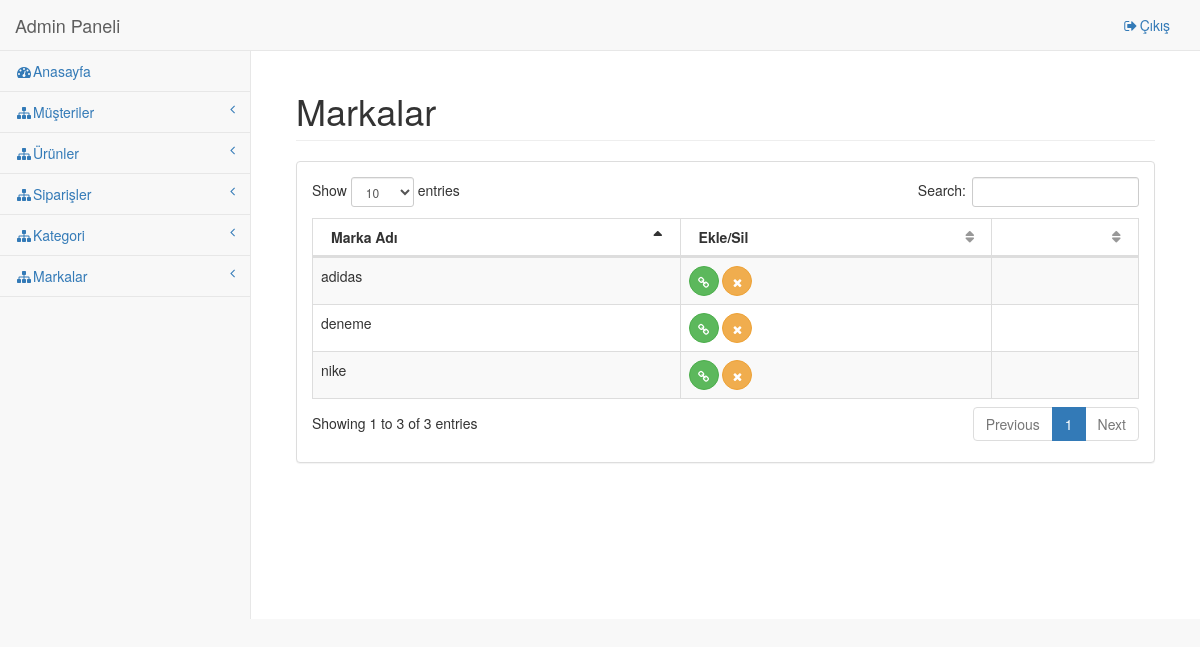
The app's page /adminpanel/page/brand/list, older data.
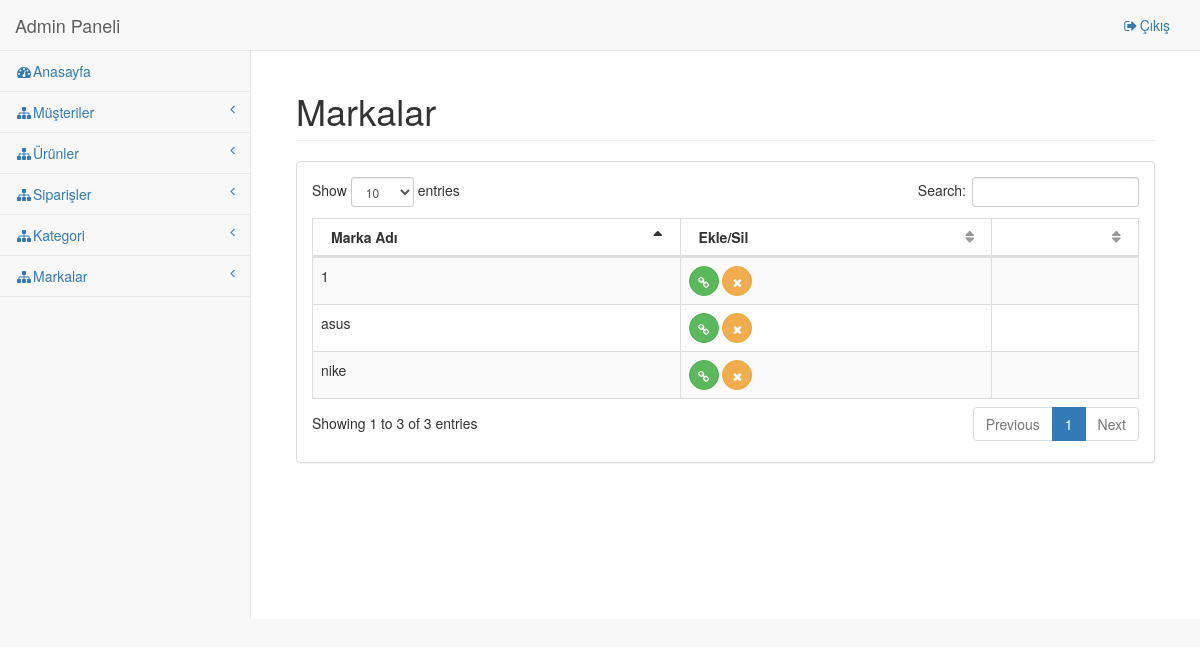
The same page, newer data.
### tables this page shows
CREATE TABLE `brands` (
  `id` int(11) NOT NULL,
  `name` varchar(10) DEFAULT NULL,
  `category_id` int(11) DEFAULT NULL
);

### application/controllers/Adminpanel.php (called while the page is built, shortened)
<?php
class AdminPanel extends CI_Controller {
	function __construct(){
		$this->load->database();
	}
	function page($folder, $file){
		$data['admins'] = $this->db->get('admin')->result();
		$data['customers'] = $this->db->get('users')->result();
		$data['products'] = $this->db->query("select product.id as id,detail,product.name as name, product.price as price, brands.name as brand,categories.name as category from product inner join brands on product.brand_id=brands.id inner join categories on categories.id=product.category_id")->result();
		$data['orders'] = $this->db->get('orders')->result();
		$data['categories'] = $this->db->get('categories')->result();
		$data['brands'] = $this->db->get('brands')->result();
		$this->load->view('panel/'.$folder.'/'.$file, $data);
	}
}

### index.php (called while the page is built, shortened)
<?php
require_once BASEPATH.'core/CodeIgniter.php';

### application/views/panel/brand/list.php (the view, shortened to what this page needs)
 <link href="<?=site_url('vendor/bootstrap/css/bootstrap.min.css')?>" rel="stylesheet">
    <link href="<?=site_url('vendor/metisMenu/metisMenu.min.css')?>" rel="stylesheet">
    <link href="<?=site_url('vendor/datatables-plugins/dataTables.bootstrap.css')?>" rel="stylesheet">
    <link href="<?=site_url('vendor/datatables-responsive/dataTables.responsive.css')?>" rel="stylesheet">
    <link href="<?=site_url('dist/css/sb-admin-2.css')?>" rel="stylesheet">
  <link href="<?=site_url('vendor/font-awesome/css/font-awesome.min.css')?>" rel="stylesheet" type="text/css">
       <div class="row">
                    <div class="col-lg-12">
                        <h1 class="page-header">Markalar</h1>
                    </div>
                </div>
                <div class="row">
                <div class="col-lg-12">
                    <div class="panel panel-default">
                        <div class="panel-body">
                            <table width="100%" class="table table-striped table-bordered table-hover" id="dataTables-example">
                                <thead>
                                    <tr>
                                        <th>Marka Adı</th>
                                        <th>Ekle/Sil<th>
                                    </tr>
                                </thead>
                                <tbody>
                                    <?php foreach ($brands as $brand):?>
                                    <tr class="gradeX">
                                        <td><?=$brand->name?></td>
                                        <td><button type="button" class="btn btn-success btn-circle"><i class="fa fa-link"></i></button>
                                        <button type="button" class="btn btn-warning btn-circle"><i class="fa fa-times"></i></button><td>
                                    </tr>
                                            <?php endforeach;?>
                                </tbody>
                            </table>
                        </div>
                    </div>
                </div>
            </div>
           </div>
    </body>
</html>

Row changes from the older to the newer data that the page shows:
removed brands: name "deneme"
changed brands (number 2 of 3 on the later page): name "adidas" → "1"
added brands: name "asus"
